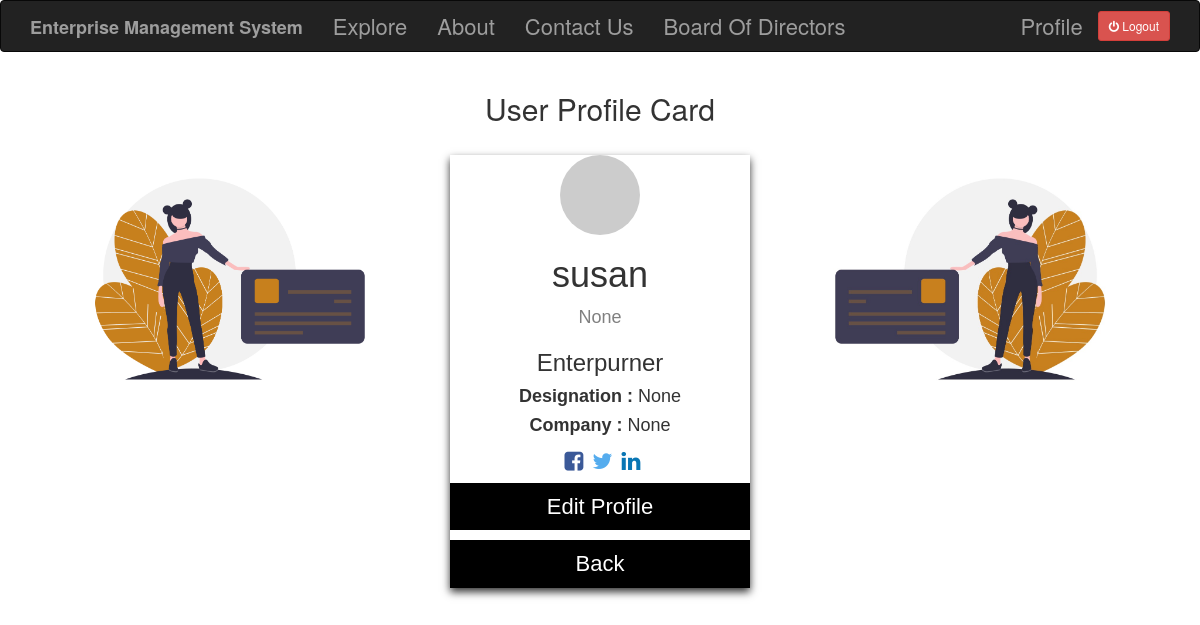
The page /user/susan (signed in) on the database its author committed.
### app/models.py (models this page shows, shortened)
class User(UserMixin,db.Model):
    id = db.Column(db.Integer,primary_key=True)
    username = db.Column(db.String(64), index=True,unique=True)
    email = db.Column(db.String(120),index=True,unique=True)
    password_hash = db.Column(db.String(128))
    job = db.Column(db.String(64))
    company = db.Column(db.String(64))
    designation = db.Column(db.String(64))
    posts = db.relationship('Post',backref='author',lazy='dynamic')
    comment = db.relationship('Comment',backref='comment_by',lazy='dynamic')
    about_me = db.Column(db.String(140))
    facebook = db.Column(db.String(64))
    twitter = db.Column(db.String(64))
    linkedin = db.Column(db.String(64))
    last_seen = db.Column(db.DateTime, default=datetime.utcnow)
    def avatar(self, size):
        digest = md5(self.email.lower().encode('utf-8')).hexdigest()
        return 'https://www.gravatar.com/avatar/{}?d=identicon&s={}'.format(digest,size)

### app/routes.py (the view)
@app.route('/user/<username>')
@login_required
def user(username):
    user = User.query.filter_by(username=username).first_or_404()
    posts = [{'author': user, 'body': 'Test post #1'},{'author': user,'body': 'Test post #2'}]
    return render_template('user.html',user=user,posts=posts)

### app/models.py (called while the page is built)
@login.user_loader
def load_user(id):
    return User.query.get(int(id))

### app/routes.py (called while the page is built)
@app.before_request
def before_request():
    if current_user.is_authenticated:
        current_user.last_seen = datetime.utcnow()
        db.session.commit()

### app/templates/user.html (shortened to what this page needs)
{% extends "base.html" %}
{% block app_content %}
<link rel="stylesheet" href="https://cdnjs.cloudflare.com/ajax/libs/font-awesome/4.7.0/css/font-awesome.min.css">
<h2 style="text-align:center">User Profile Card</h2>
<br>
<div class="col-md-12">
  <div class="col-md-4">
    <img src="{{ url_for('static', filename= 'images/profile1.png')}}" alt="profile" style="max-width: 100%; height: auto;">
  </div>
  <div class="col-md-4">
    <div class="card">
      <img src="{{ user.avatar(150) }}" alt="Gravtar" style="border-radius:60%;">
      <br>
      <h1>{{ user.username }}</h1>
      <p class="title">{{ user.about_me }}</p>
      {% if user.job == "Acc" %}
        <p>Accountant</p>
      {% else %}
        <h3>Enterpurner</h3>
      {% endif %}
      {% if user.designation != "" %}
        <h4><b>Designation :</b>  {{ user.designation }}</h4>
      {% endif %}
      {% if user.company != "" %}
        <h4><b>Company :</b>   {{ user.company }}</h4>
      {% endif %}
      <a href="{{ user.facebook }}" style="margin-left:5px; color:#3b5998;"><i class="fa fa-facebook-square fa-1x"></i></a>
      <a href="{{ user.twitter }}" style="margin-left:5px; color:#55acee;"><i class="fa fa-twitter fa-1x"></i></a>
      <a href="{{ user.linkedin }}" style="margin-left:5px;color:#0976b4;"><i class="fa fa-linkedin fa-1x"></i></a>
      <p style="margin-top: 5px;"><button><a href="{{ url_for('edit_profile') }}">Edit Profile</button></a></p>
      {% if current_user.job =='Acc' %}
       <p style="margin-top: 5px;"><button><a href="{{ url_for('acc_index') }}">Back</button></a></p>
      {% else %}
        <p style="margin-top: 5px;"><button><a href="{{ url_for('index') }}">Back</button></a></p>
      {% endif %}
    </div>
  </div>
  <div class="col-md-4">
    <img src="{{ url_for('static', filename= 'images/profile2.jpg')}}" alt="profile" style="max-width: 100%; height: auto;">
  </div>
</div>
{% endblock %}

### app/templates/base.html (shortened to what this page needs)
{% extends 'bootstrap/base.html' %}
{% block navbar %}
    <nav class="navbar navbar-inverse">
        <div class="container">
            <div class="navbar-header">
                <a class="navbar-brand"><b>Enterprise Management System</b></a>
            </div>
            <div class="collapse navbar-collapse" id="bs-example-navbar-collapse-1">
                <ul class="nav navbar-nav">
                    <li><a href="{{ url_for('explore') }}">Explore</a></li>
                    <li><a href="{{ url_for('about') }}">About</a></li>
                    <li><a href="{{ url_for('contact') }}">Contact Us</a></li>
                    <li><a href="{{ url_for('brd') }}">Board Of Directors</a></li>
                </ul>
                <ul class="nav navbar-nav navbar-right">
                    {% if current_user.is_anonymous %}
                    <li><a href="{{ url_for('login') }}">Login</a></li>
                    {% else %}
                    <li><a href="{{ url_for('user', username=current_user.username) }}">Profile</a></li>
                    <li><p style="margin-top: 10px;"><a href="{{ url_for('logout') }}" class="btn btn-sm btn-danger"><i class="fa fa-power-off" aria-hidden="true"></i> Logout</a></p></li>
                    {% endif %}
                </ul>
            </div>
        </div>
    </nav>
{% endblock %}
{% block content %}
    <div class="container">
        {% block app_content %}{% endblock %}
    </div>
{% endblock %}

### app/templates/user.html (style rules this page uses)
.card { box-shadow: 0 4px 8px 0 rgba(0, 0, 0, 0.8); max-width: 300px; margin: auto; text-align: center; font-family: arial; }
.title { color: grey; font-size: 18px; }
button { border: none; outline: 0; display: inline-block; padding: 8px; color: white; background-color: #000; text-align: center; cursor: pointer; width: 100%; font-size: 18px; }
a { text-decoration: none; font-size: 22px; color: white; }

### rows shown on the page
User: username "susan", about_me "None", designation "None", company "None"
